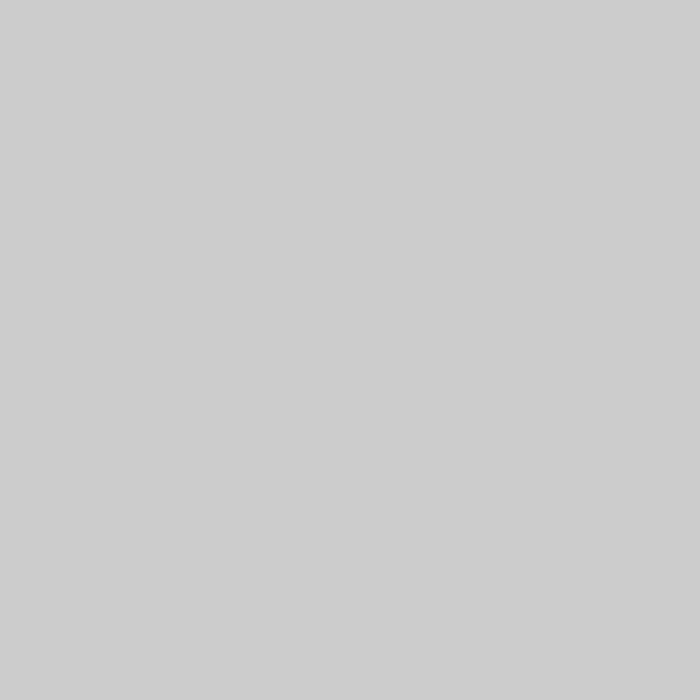
Frame 1 (no input)
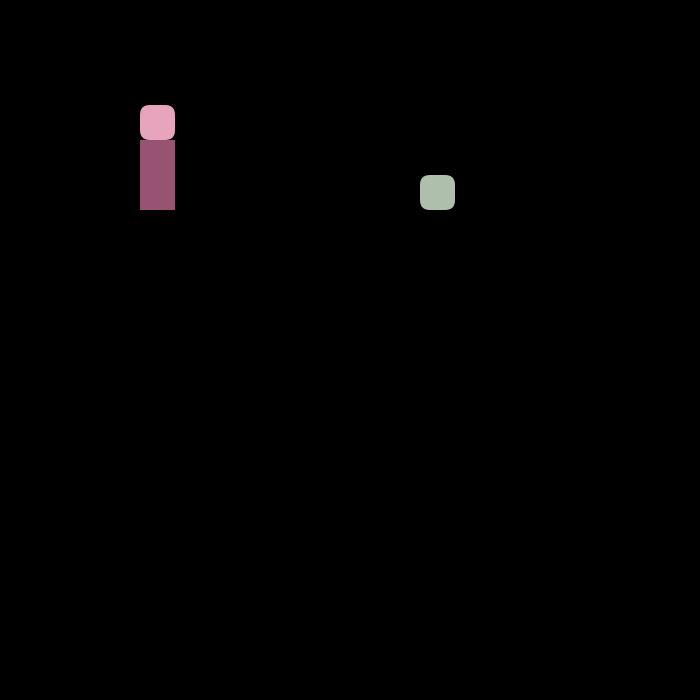
Frame 60 (the mouse pressed at the canvas centre just before this capture)
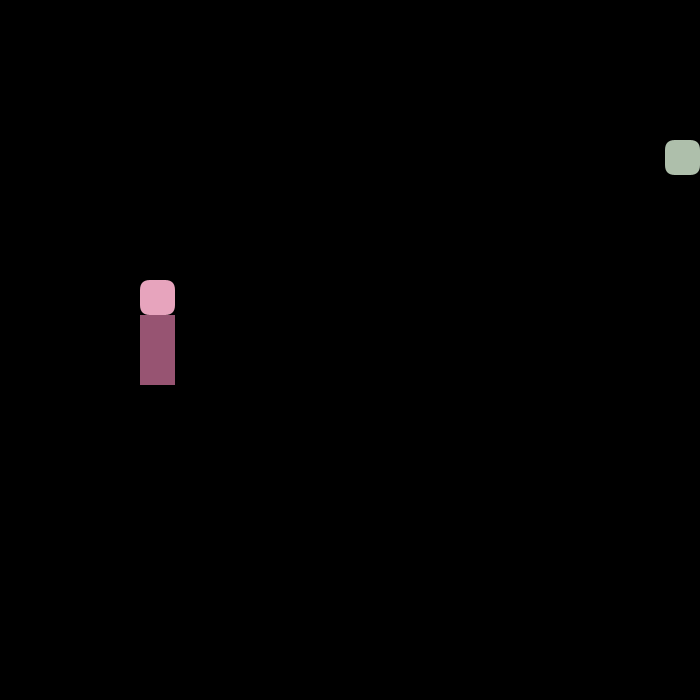
Frame 120 (the mouse held since frame 60 and released just before this capture)

The Processing sketch that drew these frames (run headless with seeded random() and noise(); from frame 60 on, the mouse is pressed at the canvas centre):

// Processing sketch: SnakeGame
// ── SnakeGame.pde
final int gridSize = 20;//20*20
final int EMPTY = 0;
final int PLAYER_BODY = 1;
final int PLAYER_HEAD = 2;
final int COMPUTER_BODY = 3;
final int COMPUTER_HEAD = 4;
final int FOOD = 5;

final color PLAYER_BODY_COLOR = color(151, 84, 114);
final color PLAYER_HEAD_COLOR = color(231, 164, 189);
final color COMPUTER_BODY_COLOR = color(33, 26, 105);
final color COMPUTER_HEAD_COLOR = color(100, 119, 175);
final color FOOD_COLOR = color(174, 191, 171);

boolean showGrid = false;

float tickTime = 0.15;//move Speed default: 0.15
float time = 0;

float cellSize;
int[][] grid;

Player player;

VecInt foodPos;

void setup() {
  rectMode(CENTER);
  size(700, 700);
  //fullScreen();
  player = new Player(4, 10);
  foodPos = new VecInt(0, 0);
  for (int i = 0; i < 2; i++) {
    player.addBody();
  }
  grid = new int[gridSize][gridSize];

  cellSize = float(min(width, height)) / gridSize;
  clearGrid();
  setFood();
}
void keyPressed() {
  if (key == 'g' || key == 'G') {
    showGrid = !showGrid;
  }
  //if (keyCode == UP) {
  //  tickTime += 0.01;
  //} 
  //if (keyCode == DOWN) {
  //  tickTime -= 0.01;
  //}
}
void draw() {
  println("draw", frameRate);
  time += 1 / frameRate;
  if (time < tickTime) return;
  time = 0;

  background(0);  
  clearGrid();

  drawFood();
  player.update();

  drawGrid();//must be called at last
}
void exit() {
  super.exit();
}
void drawFood() {
  grid[foodPos.x][foodPos.y] = FOOD;
}
void restart() {
  println("RESTART");
  setup();
}
void setFood() {
  foodPos.set(floor(random(gridSize)), floor(random(gridSize)));
}
void clearGrid() {
  for (int i = 0; i < gridSize; i++) {
    for (int j = 0; j < gridSize; j++) {
      grid[i][j] = EMPTY;
    }
  }
}
void drawGrid() {
  if (showGrid) {
    strokeWeight(0.5);
    stroke(255, 100);
  } else {
    noStroke();
  }
  for (int i = 0; i < gridSize; i++) {
    for (int j = 0; j < gridSize; j++) {
      int cellType = grid[i][j];
      if (cellType == EMPTY) {
        noFill();
        rect(i*cellSize+cellSize/2, j*cellSize+cellSize/2, cellSize, cellSize);
      } else if (cellType == PLAYER_BODY) {
        fill(PLAYER_BODY_COLOR);
        rect(i*cellSize+cellSize/2, j*cellSize+cellSize/2, cellSize, cellSize);
      } else if (cellType == PLAYER_HEAD) {
        fill(PLAYER_HEAD_COLOR);
        rect(i*cellSize+cellSize/2, j*cellSize+cellSize/2, cellSize, cellSize, 10, 10, 10, 10);
      } else if (cellType == COMPUTER_BODY) {
        fill(COMPUTER_BODY_COLOR);
        rect(i*cellSize+cellSize/2, j*cellSize+cellSize/2, cellSize, cellSize);
      } else if (cellType == COMPUTER_HEAD) {
        fill(COMPUTER_HEAD_COLOR);
        rect(i*cellSize+cellSize/2, j*cellSize+cellSize/2, cellSize, cellSize, 10, 10, 10, 10);
      } else if (cellType == FOOD) {
        fill(FOOD_COLOR);
        rect(i*cellSize+cellSize/2, j*cellSize+cellSize/2, cellSize, cellSize, 10, 10, 10, 10);
      }
    }
  }
}
//You could also do it like that:
//switch(cellType) {
//case EMPTY://empty
//  noFill();
//  rect(i*cellSize+cellSize/2, j*cellSize+cellSize/2, cellSize, cellSize);
//  break;
//case PLAYER_BODY://body
//  fill(#C720D3);
//  rect(i*cellSize+cellSize/2, j*cellSize+cellSize/2, cellSize, cellSize);
//  break;
//case PLAYER_HEAD://head
//  fill(#9D20D3);
//  ellipse(i*cellSize+cellSize/2, j*cellSize+cellSize/2, cellSize, cellSize);
//  break;
//case COMPUTER_BODY:
//  fill(120);
//  rect(i*cellSize+cellSize/2, j*cellSize+cellSize/2, cellSize, cellSize);
//  break;
//case COMPUTER_HEAD:
//  fill(120);
//  ellipse(i*cellSize+cellSize/2, j*cellSize+cellSize/2, cellSize, cellSize);
//  break;
//case FOOD:
//  fill(0, 0, 255);
//  ellipse(i*cellSize+cellSize/2, j*cellSize+cellSize/2, cellSize, cellSize);
//}

// ── Player.pde
public class Player extends Snake {
  ArrayList<VecInt> nextDirs;
  Player(int x, int y) {
    super(x, y);
    nextDirs = new ArrayList<VecInt>();
    registerMethod("keyEvent", this);
  }
  void updateNextDirection() {
    if (!(nextDirs.size() > 0)) return;
    VecInt next = nextDirs.remove(0);
    setDirection(next);
  }
  @Override 
    void update() {
    updateNextDirection();
    move();
    checkCollision(bodys);
    checkFoodCollision();
    show(PLAYER_BODY, PLAYER_HEAD, grid);
  }
  void keyPressed() {
    if (keyCode == UP || key == 'w' || key == 'W') {
      nextDirs.add(new VecInt(0, -1));
    } else if (keyCode == DOWN || key == 's' || key == 'S') {
      nextDirs.add(new VecInt(0, 1));
    }
    if (keyCode == LEFT || key == 'a' || key == 'A') {
      nextDirs.add(new VecInt(-1, 0));
    } else if (keyCode == RIGHT || key == 'd' || key == 'D') {
      nextDirs.add(new VecInt(1, 0));
    }
    if (key == ' ') {
      addBody();
    }
  }
  void keyReleased() {
  }
  void keyTyped() {
  }
  public void keyEvent(KeyEvent evt) {
    switch(evt.getAction()) {
    case KeyEvent.PRESS:
      keyPressed();
      break;
    case KeyEvent.RELEASE:
      keyReleased();
      break;
    case KeyEvent.TYPE:
      keyTyped();
      break;
    }
  }
}

// ── Snake.pde
class Snake {
  ArrayList<VecInt> bodys;//body positions
  VecInt pos;
  VecInt dir;//direction

  Snake(int x, int y) {
    pos = new VecInt(x, y);
    dir = new VecInt(0, -1);
    bodys = new ArrayList<VecInt>();
  }
  void setDirection(VecInt v) {
    //if v is = to up and dir is = to down
    //than we cant go up
    if (dir.x*-1 == v.x || dir.y*-1 == v.y) return;
    dir.set(v);
  }
  void checkCollision(ArrayList<VecInt> walls) {
    for (VecInt v : walls) {
      if (pos.x == v.x && pos.y == v.y) {
        restart();
      }
    }
  }
  void checkFoodCollision() {
    if (foodPos.x == pos.x && foodPos.y == pos.y) {
      for (int i = 0; i < 2; i++) {
        addBody();
      }

      setFood();
    }
    for (int i = 0; i < bodys.size(); i++) {
      VecInt v = bodys.get(i);
      if (foodPos.x == v.x && foodPos.y == v.y) {
        addBody();
        setFood();
      }
    }
  }
  void addBody() {
    bodys.add(new VecInt(pos));
  }
  void update() {
    move();
  }
  void move() {
    if (pos.x + dir.x >= gridSize || pos.x + dir.x < 0 || pos.y + dir.y >= gridSize || pos.y + dir.y < 0) {
      restart();
      return;
    }
    VecInt lastPos = pos.copy();
    pos.add(dir);
    for (int i = 0; i < bodys.size(); i++) {
      VecInt curr = bodys.get(i).copy();
      bodys.get(i).set(lastPos);
      lastPos.set(curr);
    }
  }
  void show(int body, int head, int[][] g) {
    for (int i = 0; i < bodys.size(); i++) {
      VecInt v = bodys.get(i);
      g[v.x][v.y] = body;
    }
    g[pos.x][pos.y] = head;
  }
}

// ── VecInt.pde
//My own little Vector Class 
class VecInt {  
  int x, y;

  VecInt(VecInt v) {
    this.x = v.x;
    this.y = v.y;
  }
  VecInt(int x, int y) {
    this.x = x;
    this.y = y;
  }
  VecInt copy() {
    return new VecInt(x, y);
  }
  void add(VecInt v) {
    x += v.x;
    y += v.y;
  }
  void set(VecInt v) {
    x = v.x;
    y = v.y;
  }
  void set(int x, int y) {
    this.x = x;
    this.y = y;
  }
}
